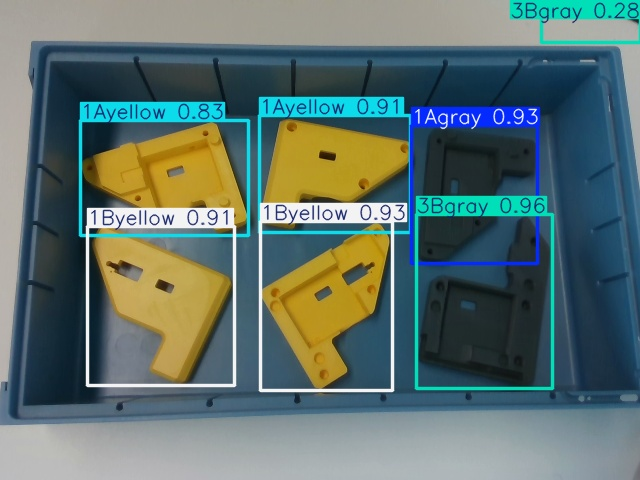
#> input picture results/0.jpg, 640 x 480 px, given in place of 0.png, which was not available
$ python imageprep.py
#> lines starting #> are read from the running program, lines starting #| are printed output that depends on the picture; after the words box and inside, x2 and y2 are one past the last pixel; in counts of white or black regions, pixels touching at a corner belong together; pictures that were not available may be replaced by others from this repository, and a replacement may not be noted
import cv2
import numpy as np
import open3d as o3d
import matplotlib.pyplot as plt
import os
from mpl_toolkits.mplot3d import Axes3D


# === Camera intrinsics ===
K = np.array([
    [616.741455078125, 0.0, 324.817626953125],
    [0.0, 616.919677734375, 238.0455780029297],
    [0.0, 0.0, 1.0]
])

# === Use absolute paths ===
rgb_path = '/home/simon/Documents/MVSR Lab/mvsr/data/rgb/0.png'
depth_path = '/home/simon/Documents/MVSR Lab/mvsr/data/depth/d0_8bit.png'

# === Load images ===
rgb = cv2.imread(rgb_path)
#> rgb is the input picture: shape (480, 640, 3); mean B, G, R 110.1, 113.6, 93.8
if rgb is None:
    raise FileNotFoundError(f"Could not read RGB image at {rgb_path}")
rgb = cv2.cvtColor(rgb, cv2.COLOR_BGR2RGB)

depth = cv2.imread(depth_path, -1)
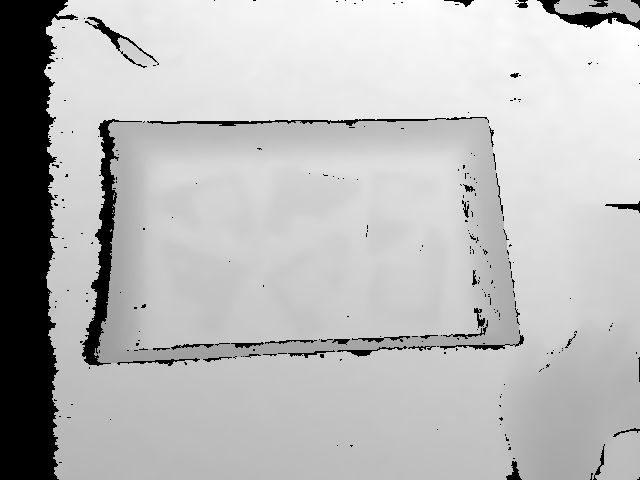
#> input picture data/depth/d0_8bit.png, 640 x 480 px, found by its file name
#> depth is the input picture: shape (480, 640); min 0, max 255, mean 185.4
if depth is None:
    raise FileNotFoundError(f"Could not read depth image at {depth_path}")
depth = depth.astype(np.float32)

# === Show 2D RGB and depth images ===
plt.figure(figsize=(10, 4))
plt.subplot(1, 2, 1)
plt.imshow(rgb)
plt.title("RGB Image")
plt.axis('off')

plt.subplot(1, 2, 2)
plt.imshow(depth, cmap='gray')
plt.title("Depth Image")
plt.axis('off')

plt.tight_layout()
plt.show()
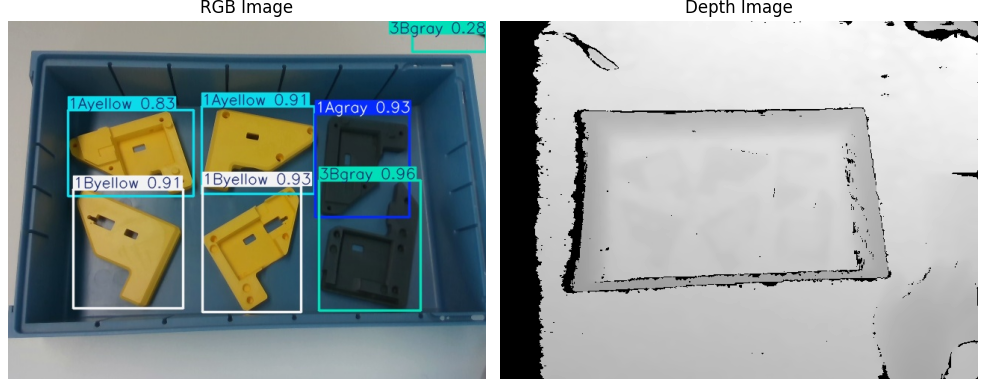
#> figure drawn by matplotlib, 2 panels

# === Intrinsics ===
fx, fy = K[0, 0], K[1, 1]
cx, cy = K[0, 2], K[1, 2]
h, w = depth.shape
#> h = 480; w = 640
xx, yy = np.meshgrid(np.arange(w), np.arange(h))
x3 = (xx - cx) * depth / fx
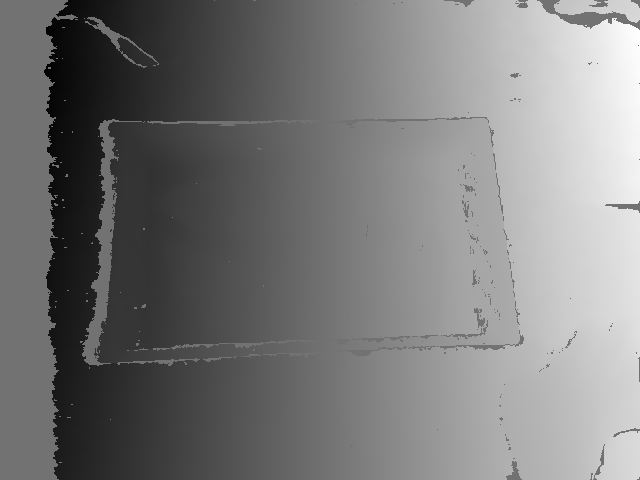
#> x3: shape (480, 640) float64; min -104.9, max 129.4, mean 7.7; drawn with min black and max white
y3 = (yy - cy) * depth / fy
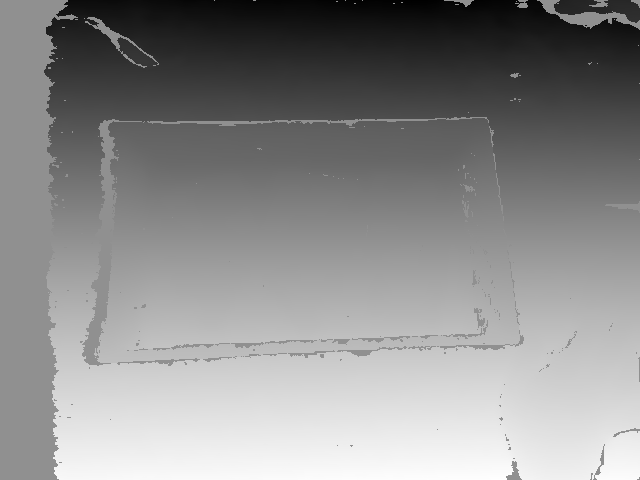
#> y3: shape (480, 640) float64; min -98.01, max 74.99, mean -2.9; drawn with min black and max white
z3 = depth

# === 3D point cloud from depth ===
points_3d = np.dstack((x3, y3, z3))
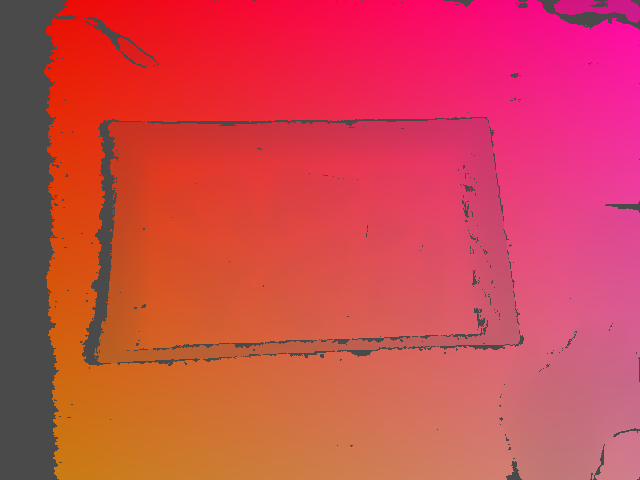
#> points_3d: shape (480, 640, 3) float64; mean of channels 0, 1, 2 7.7, -2.9, 185.4; drawn with min black and max white
mask = (depth > 0)
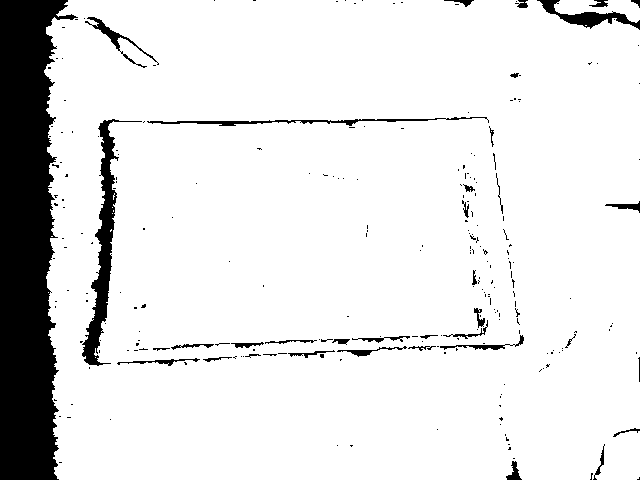
#> mask: shape (480, 640) bool; 89% white; 250 black regions (213 under 20 px), largest, box (x1, y1, x2, y2) and area: (0, 0, 78, 480) 25069, (82, 119, 142, 366) 3048, (537, 0, 640, 30) 902
pc = points_3d[mask]
colors = rgb[mask]

# === Open3D PointCloud ===
pcd = o3d.geometry.PointCloud()
pcd.points = o3d.utility.Vector3dVector(pc / 1000.0)  # assuming depth in mm
pcd.colors = o3d.utility.Vector3dVector(colors.astype(np.float32) / 255.0)

# === Optional: Save to file ===
o3d.io.write_point_cloud("pointcloud.ply", pcd)
print("Saved point cloud to 'pointcloud.ply'.")

try:
    o3d.visualization.draw_geometries([pcd], window_name="3D Point Cloud")
except:
    print("[!] OpenGL viewer failed (Wayland). Showing fallback 3D scatter plot with matplotlib...")

    # Downsample to reduce rendering cost
    sample_step = 100
    pc_sample = pc[::sample_step]
    color_sample = colors[::sample_step] / 255.0

    fig = plt.figure(figsize=(10, 7))
    ax = fig.add_subplot(111, projection='3d')
    ax.scatter(pc_sample[:, 0], pc_sample[:, 1], pc_sample[:, 2],
               c=color_sample, s=0.5)
    ax.set_xlabel('X')
    ax.set_ylabel('Y')
    ax.set_zlabel('Z')
    ax.set_title("3D Point Cloud (Matplotlib fallback)")
    plt.tight_layout()
    plt.show()
